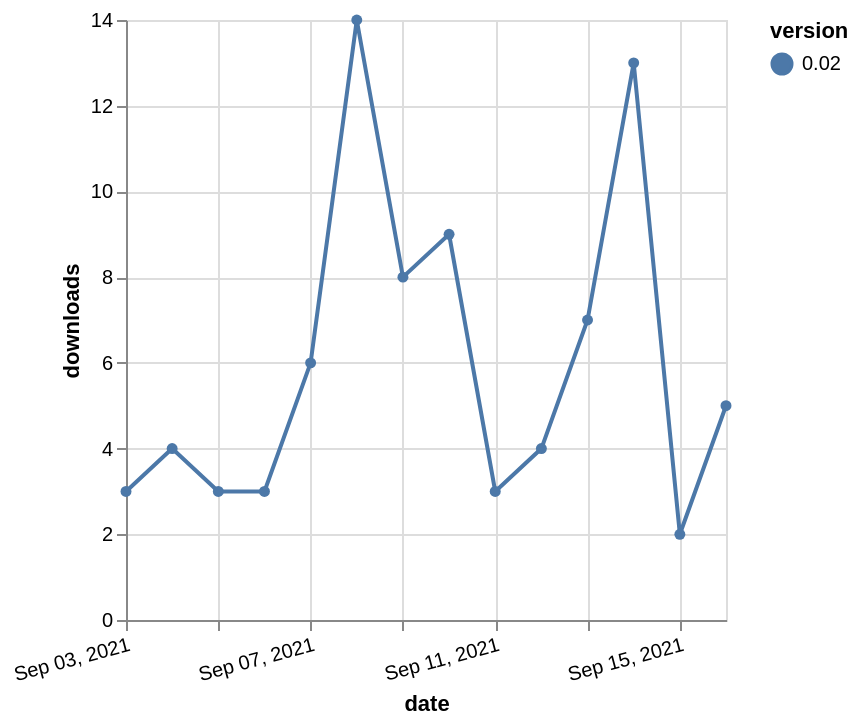

This figure's Vega-Lite source:
### Vega-Lite specification from a JSON file in a GitHub repository (floating-point values rounded to 4 significant figures)
{"$schema": "https://vega.github.io/schema/vega-lite/v5.json", "description": "A simple bar chart with embedded data.", "data": {"values": [{"date": "2021-09-03", "total": 9721, "delta": 3, "version": "0.02"}, {"date": "2021-09-04", "total": 9725, "delta": 4, "version": "0.02"}, {"date": "2021-09-05", "total": 9728, "delta": 3, "version": "0.02"}, {"date": "2021-09-06", "total": 9731, "delta": 3, "version": "0.02"}, {"date": "2021-09-07", "total": 9737, "delta": 6, "version": "0.02"}, {"date": "2021-09-08", "total": 9751, "delta": 14, "version": "0.02"}, {"date": "2021-09-09", "total": 9759, "delta": 8, "version": "0.02"}, {"date": "2021-09-10", "total": 9768, "delta": 9, "version": "0.02"}, {"date": "2021-09-11", "total": 9771, "delta": 3, "version": "0.02"}, {"date": "2021-09-12", "total": 9775, "delta": 4, "version": "0.02"}, {"date": "2021-09-13", "total": 9782, "delta": 7, "version": "0.02"}, {"date": "2021-09-14", "total": 9795, "delta": 13, "version": "0.02"}, {"date": "2021-09-15", "total": 9797, "delta": 2, "version": "0.02"}, {"date": "2021-09-16", "total": 9802, "delta": 5, "version": "0.02"}]}, "width": "container", "mark": {"type": "line", "point": {"filled": true}}, "encoding": {"x": {"field": "date", "type": "temporal", "timeUnit": "yearmonthdate", "title": "date", "axis": {"labelAngle": -15}}, "y": {"field": "delta", "type": "quantitative", "title": "downloads"}, "color": {"field": "version", "type": "nominal"}, "tooltip": {"field": "delta"}}}
